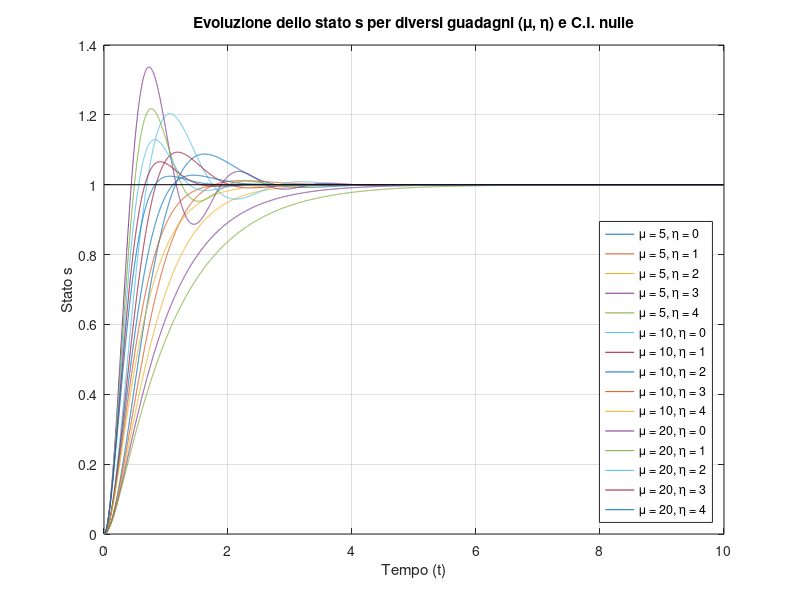
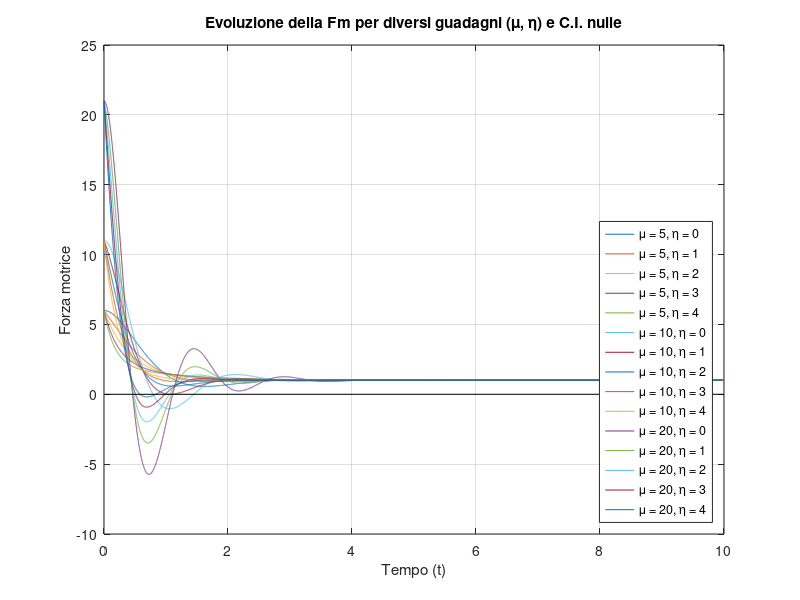

Reproduce these figures in MATLAB, in order.
function Esercizio1_5()

  close all
  clear all
  clc
  % Si applichi al processo (1.8) il controllore descritto da
  %  Fm(t) = Fmc'''(t) = kbar * sbar + Febar + mu * e(t) + nu * edot(t)
  % E si analizzi il comportamento statico e dinamico del sistema complessivo,
  % seguendo le linee sviluppate negli Esempi 1.14, 1.15, 1.17.
  Mbar = 1; %Volore scelto di progetto
  hbar = 3; %Volore scelto di progetto
  kbar = 1; %Volore scelto di progetto
  sbar = 1; %Volore scelto di progetto
  Fe = 0;   %Ipotesi in cui Fe = Febar
  Febar = 0;%Ipotesi in cui Fe = Febar
  dFe = Febar - Fe; %Ipotesi in cui Fe = Febar
  s0 = 0; %Condizioni iniziali nulle sulla posizione
  s0dot = 0; %Condizioni iniziali nulle sulla velocità
  x0 = [s0 s0dot]; %Vettore condizioni iniziali
  dt = 0.001; %Definizione del tempo
  t = 0:dt:10;
  mus = [5 10 20]; % Valori di mu per fare il grafico
  etas = [0 1 2 3 4]; % Valori di eta per fare il grafico

  % Figura 1.15a
  transitorioPosizione = zeros([length(t), length(mus)*length(etas)]);
  transitorioFm = zeros([length(t), length(mus)*length(etas)]);
  idx = 1;
  legends = {};
  for i = 1 : length(mus)
    for j = 1 : length(etas)
      [t,x] = ode45(@controlloreAnelloChiuso, t, [x0], Mbar, hbar, kbar, dFe, sbar, mus(i), etas(j));
      transitorioPosizione(:,idx) = x(:,1);
      e = sbar - x(:,1);
      edot = -x(:,2);
      transitorioFm (:,idx) = kbar*sbar + Febar + mus(i) * e + etas(j) * edot;
      legends{idx} = ['\mu = ' num2str(mus(i)) ', \eta = ' num2str(etas(j))];
      idx = idx + 1;
    endfor
  endfor

  figure(1)
  plot(t,transitorioPosizione, [0 10], [1 1], 'k');
  grid;
  xlabel('Tempo (t)')
  ylabel('Stato s')
  title('Evoluzione dello stato s per diversi guadagni (\mu, \eta) e C.I. nulle')
  legend(legends,'Location','SouthEast');

  figure(2)
  plot(t,transitorioFm, [0 10], [0 0], 'k');
  grid;
  xlabel('Tempo (t)')
  ylabel('Forza motrice')
  title('Evoluzione della Fm per diversi guadagni (\mu, \eta) e C.I. nulle')
  legend(legends,'Location','SouthEast');

endfunction

function [xp] = controlloreAnelloChiuso(t, x, M, h, k, dFe, s, mu, eta)
  % Questa funzione implementa l'evoluzione di stato per l'esempio descritto.
  % Data l'equazione
  %   M * sddot(t) = -h * sdot(t) - k * s(t) + kbar * sbar + Febar + mu * e(t) +
  %                   eta * edot(t) - Fe
  % Si considera inoltre e = sbar - s e lo stato composto da
  %   x(t) = [ s(t)  sdot(t)]
  % Pertanto l'evoluzione di stato sarà
  %   xdot(t) = [ sdot(t)
  %               ((-(h+eta)/M)*sdot(t) - ((k+mu)/M)*s(t) + ((kbar+mu)/M + dFe]
  xp = [x(2) ...
        -((h+eta)/M) * x(2) - ((k+mu)/M) * x(1) + ((k+mu)/M) * s + dFe/M];
endfunction

